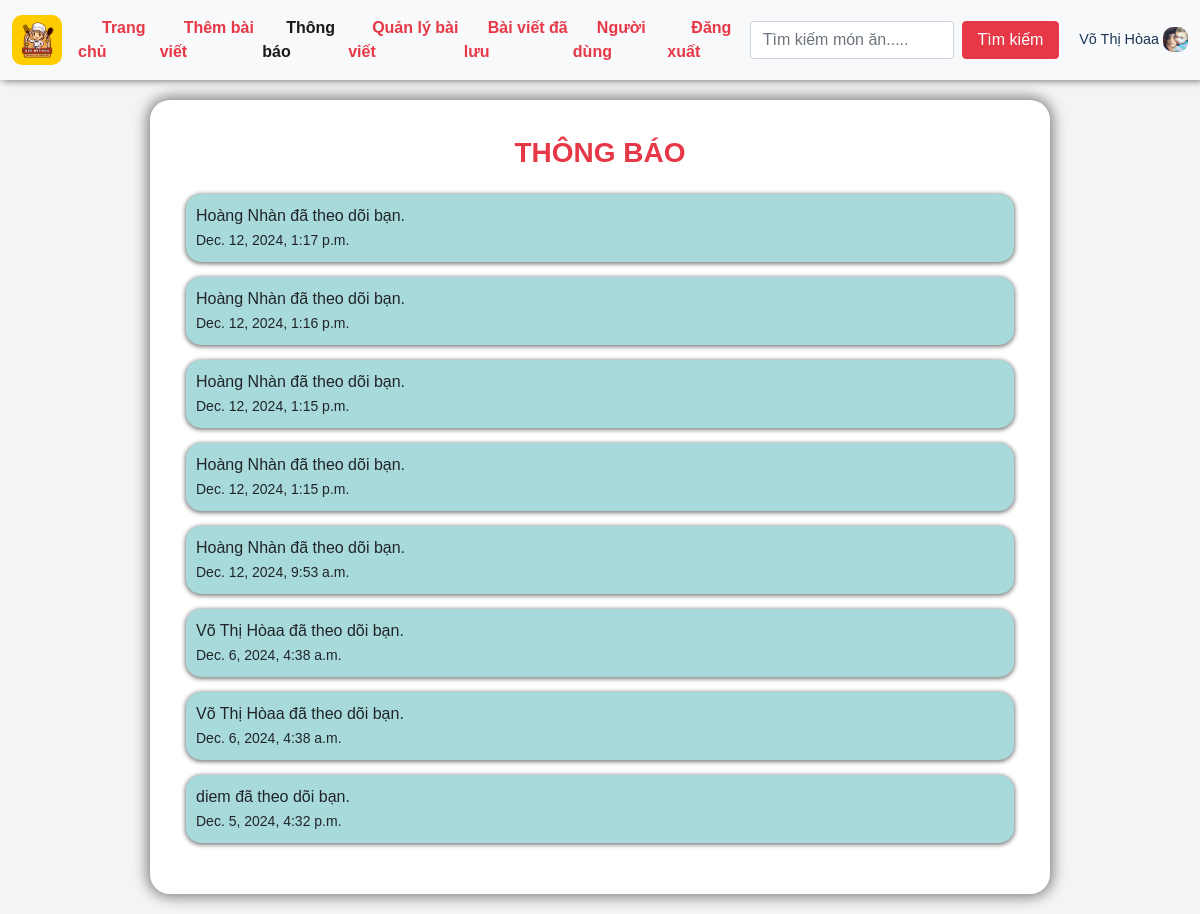
The page /notifications/ (signed in) on the database its author committed.
### appfood/models.py (models this page shows, shortened)
class UserProfile(models.Model):
    GENDER_CHOICES = [
        ('T', 'Trai'),
        ('G', 'Gái'),
        ('B', 'Chưa Xác Định'),
    ]
    user = models.OneToOneField(User, on_delete=models.CASCADE)
    birth_date = models.DateField(null=True, blank=True)
    gender = models.CharField(max_length=1, choices=GENDER_CHOICES, null=True, blank=True)
    profile_image = models.ImageField(upload_to='images/', null=True, blank=True)

class Notification(models.Model):
    recipient = models.ForeignKey(User, on_delete=models.CASCADE, related_name='notifications')
    sender = models.ForeignKey(User, on_delete=models.CASCADE)
    recipess = models.ForeignKey(Recipe, on_delete=models.CASCADE, null=True, blank=True)
    message = models.CharField(max_length=255)
    read = models.BooleanField(default=False)
    timestamp = models.DateTimeField(auto_now_add=True)

### appfood/views.py (the view)
# urls.py: path('notifications/', views.notifications, name='notifications'),  # Thông Báo
@login_required
def notifications(request):
    user_profile, created = UserProfile.objects.get_or_create(user=request.user)
    notifications = request.user.notifications.all().order_by('-timestamp').select_related('sender__userprofile')
    notifications.update(read=True)
    return render(request, 'appfood/notifications.html', {'notifications': notifications, 'user_profile': user_profile})

### appfood/templates/appfood/notifications.html (shortened to what this page needs)
{% extends "appfood/base.html" %}
{% load static %}
{% block notifications %}
<link rel="stylesheet" href="{%static 'css/notifications.css' %}">
<main>
    <header class="header">
        <nav class="navbar navbar-expand-lg navbar-light bg-light">
            <div class="container-fluid">
                <a class="navbar-brand" href="{% url 'home' %}"><img src="{% static 'img/logo.png' %}" alt=""></a>
                <div class="collapse navbar-collapse" id="navbarTogglerDemo02">
                    <ul class="navbar-nav me-auto mb-2 mb-lg-0">
                        <li class="nav-item">
                            <a href="{% url 'home' %}" class="nav-link" aria-current="page">
                                <svg class="bi me-2" width="16" height="16"><use xlink:href="#speedometer2"></use></svg>Trang chủ
                            </a>
                        </li>
                        <li class="nav-item">
                            <a href="{% url 'postfood' %}" class="nav-link">
                                <svg class="bi me-2" width="16" height="16"><use xlink:href="#speedometer2"></use></svg>Thêm bài viết
                            </a>
                        </li>
                        <li class="nav-item">
                            <a href="{% url 'notifications' %}" class="nav-link active">
                                <svg class="bi me-2" width="16" height="16"><use xlink:href="#speedometer2"></use></svg>Thông báo
                            </a>
                        </li>
                        <li class="nav-item">
                            <a href="{% url 'myfood' %}" class="nav-link">
                                <svg class="bi me-2" width="16" height="16"><use xlink:href="#speedometer2"></use></svg>Quản lý bài viết
                            </a>
                        </li>
                        <li class="nav-item">
                            <a href="{% url 'savefood' %}" class="nav-link">
                                <svg class="bi me-2" width="16" height="16"><use xlink:href="#speedometer2"></use></svg>Bài viết đã lưu
                            </a>
                        </li>
                        <li class="nav-item">
                            <a href="{% url 'list_user' %}" class="nav-link">
                                <svg class="bi me-2" width="16" height="16"><use xlink:href="#speedometer2"></use></svg>Người dùng
                            </a>
                        </li>
                        <li class="nav-item">
                            <a href="{% url 'logout' %}" class="nav-link">
                                <svg class="bi me-2" width="16" height="16"><use xlink:href="#speedometer2"></use></svg>Đăng xuất
                            </a>
                        </li>
                    </ul>
                </div>
                <form class="d-flex"  method=POST action="{% url 'search_title' %}">
                    <input class="form-control me-2" type="search" placeholder="Tìm kiếm món ăn....." name='searched' aria-label="Search">
                    <button class="btn btn-outline-success" type="submit">Tìm kiếm</button>
                </form>
                <a style="margin-left:20px" class="navbar-brand user_name" href="{%url 'page_user'%}"> {{user.last_name}} {{user.first_name}}
                {% if user_profile.profile_image %}
                    <img src="{{ user_profile.profile_image.url }}" alt="Profile Image">
                {% else %}
                    <img src="{% static 'img/user.png' %}" alt="Default Profile Image">
                {% endif %}</a>
            </div>
        </nav>
    </header>
    <div class="container">
        <div class="row">
            <div class="card shadow-sm">
                <div class="card-body">
                   <h3 class="card-title text-center mb-4">THÔNG BÁO</h3>
                    <ul class="notification-list">
                        {% for notification in notifications %}
                        <li class="notification-item {% if not notification.read %}unread{% endif %}">
                            <a href="{% if notification.recipess %}{% url 'detail' notification.recipess.id %}{% else %}#{% endif %}">
                                {{ notification.sender.userprofile.last_name }} {{ notification.sender.userprofile.first_name }} {{ notification.message }}<br>
                                <small>{{ notification.timestamp }}</small>
                            </a>
                        </li>
                        {% endfor %}
                    </ul>
                </div>
            </div>
        </div>
    </div>
</main>
{% endblock notifications %}

### appfood/static/css/main.css (style rules this page uses)
:root { --red: #e73847; --yellow:#ffcc00; --blue:#1d3557; --green:#a8dadb; }
* { margin: 0; padding: 0; box-sizing: border-box; font-family: Arial; font-weight: 400; color: var(--body); }
header { margin-bottom: 10px; position: fixed; top:0; width: 100%; z-index: 100; box-shadow: 3px -1px 8px 0px grey; }
header .navbar-light .navbar-nav .nav-link { color: var(--red); font-weight: 700; font-size: 1em; }
header .navbar .navbar-brand img { width: 50px; height: 50px; border-radius: 10px; }
header .navbar .user_name { color: var(--blue); font-size: 0.9em; margin-right:0px; font-weight: 500; }
header .navbar .user_name img { width: 25px; height: 25px; margin-left: 0px; margin-bottom: 2px; }
header .btn { border-color: var(--red); color: white; width: 140px; background: var(--red); }
main { margin-top: 100px; }
main .card { padding-left: 0; padding-right: 0; border: none; border-radius: 10px; box-shadow: 5px 5px 8px 1px rgba(128, 128, 128, 0.627); }
.navbar-expand-lg .navbar-nav .nav-link { padding-right: 0; padding-left: 0; }

### appfood/static/css/fixhome.css (style rules this page uses)
body { margin-top:20px; background:#eee; }

### appfood/static/css/notifications.css (style rules this page uses)
body { margin: 0; padding: 0; font-family: Arial, sans-serif; background-color: #f4f4f4; }
.notification-list { list-style-type: none; padding: 0; margin: 0; }
.notification-item { background-color: rgb(216, 210, 203); padding: 10px; margin-bottom: 10px; border-radius: 5px; }
.notification-item a { text-decoration: none; color: inherit; }
.card-title { color:var(--red); font-weight:700; }
.card { width:900px; }
.container { display: flex; justify-content: center; }
.container .card { background: white; width: 900px; margin: auto; border-radius: 20px; padding: 20px; margin-bottom: 20px; box-shadow: 0px 0px 14px 3px grey !important; }
.notification-item { background-color: var(--green); padding: 10px; margin-bottom: 15px; border-radius: 15px; box-shadow: 0px 1px 4px 1px grey; }

### rows shown on the page
UserProfile: profile_image (picture)
Notification: message "Hoàng Nhàn đã theo dõi bạn.", timestamp "Dec. 12, 2024, 1:17 p.m."
Notification: message "Hoàng Nhàn đã theo dõi bạn.", timestamp "Dec. 12, 2024, 1:16 p.m."
Notification: message "Hoàng Nhàn đã theo dõi bạn.", timestamp "Dec. 12, 2024, 1:15 p.m."
Notification: message "Hoàng Nhàn đã theo dõi bạn.", timestamp "Dec. 12, 2024, 1:15 p.m."
Notification: message "Hoàng Nhàn đã theo dõi bạn.", timestamp "Dec. 12, 2024, 9:53 a.m."
Notification: message "Võ Thị Hòaa đã theo dõi bạn.", timestamp "Dec. 6, 2024, 4:38 a.m."
Notification: message "Võ Thị Hòaa đã theo dõi bạn.", timestamp "Dec. 6, 2024, 4:38 a.m."
Notification: message "diem đã theo dõi bạn.", timestamp "Dec. 5, 2024, 4:32 p.m."

### other values the page prints
{{ user.last_name }} "Võ Thị"
{{ user.first_name }} "Hòaa"
